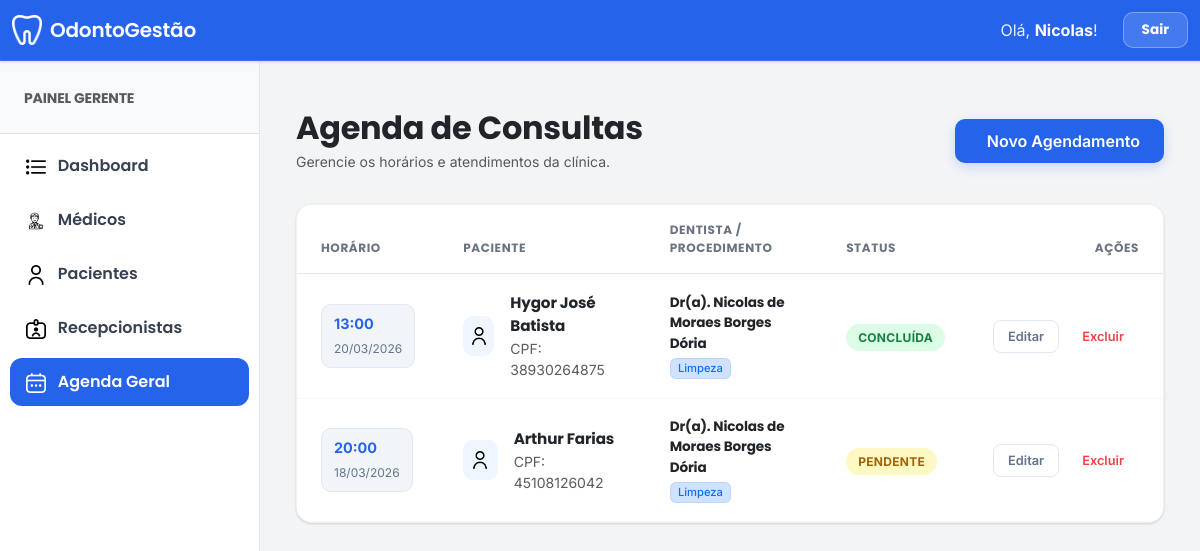
The app's page /manage_consulta/ (signed in) with its own data.
### clinica_app/models.py (models this page shows, shortened)
class CustomUser(AbstractUser):
    USER_TYPE_CHOICES = (
        ('1', 'Gerente'),
        ('2', 'Dentista'),
        ('3', 'Paciente'),
        ('4', 'Recepcionista'),
    )
    email = models.EmailField(unique=True)
    user_type = models.CharField(default='1', choices=USER_TYPE_CHOICES, max_length=1)
    first_name = models.CharField("Nome completo", max_length=150, blank=True)
    REQUIRED_FIELDS = ['email', 'first_name']

class Consulta(models.Model):
    paciente_id = models.ForeignKey(Paciente, on_delete=models.CASCADE)
    dentista_id = models.ForeignKey(Dentista, on_delete=models.CASCADE)
    procedimento_id = models.ForeignKey(Procedimento, on_delete=models.CASCADE)
    data_consulta = models.DateTimeField()
    status = models.BooleanField(default=False)

class Paciente(models.Model):
    admin = models.OneToOneField(CustomUser, on_delete=models.CASCADE)
    genero = models.CharField(max_length=50, null=True, blank=True)
    cpf = models.CharField(max_length=14, null=True, blank=True)
    telefone = models.CharField(max_length=20, null=True, blank=True)
    data_nascimento = models.DateField(null=True, blank=True)
    address = models.TextField(null=True, blank=True)
    historico_medico = models.TextField(null=True, blank=True)

class Dentista(models.Model):
    admin = models.OneToOneField(CustomUser, on_delete=models.CASCADE)
    especialidade = models.CharField(max_length=255, null=True, blank=True)
    cro = models.CharField(max_length=50, null=True, blank=True)
    address = models.TextField(null=True, blank=True)
    cpf = models.CharField(max_length=14, null=True, blank=True)
    telefone = models.CharField(max_length=20, null=True, blank=True)
    data_nascimento = models.DateField(null=True, blank=True)

class Procedimento(models.Model):
    nome = models.CharField(max_length=255)
    valor = models.DecimalField(max_digits=10, decimal_places=2)

### clinica_app/views.py (the view)
# urls.py: path('manage_consulta/', views.manage_consulta, name="manage_consulta"),
@login_required
def manage_consulta(request):
    if str(request.user.user_type) not in ["1", "4"]: return redirect('home')
    return render(request, "gerente_template/manage_consulta_template.html", {"consultas": Consulta.objects.all().order_by('-data_consulta')})

### clinica_app/templates/gerente_template/manage_consulta_template.html (shortened to what this page needs)
{% extends 'base.html' %}
{% load static %}
{% block main_content %}
<div class="container-fluid py-4 page-container">
    <div class="row page-header align-items-center">
        <div class="col-md-6">
            <h2 class="fw-bold text-dark mb-1">Agenda de Consultas</h2>
            <p class="text-muted small mb-0">Gerencie os horários e atendimentos da clínica.</p>
        </div>
        <div class="col-md-6 text-md-end mt-3 mt-md-0">
            <a href="{% url 'add_consulta' %}" class="btn btn-add">
                 Novo Agendamento
            </a>
        </div>
    </div>
    <div class="content-card">
        <div class="table-responsive">
            <table class="table table-custom mb-0">
                <thead>
                    <tr>
                        <th>Horário</th>
                        <th>Paciente</th>
                        <th>Dentista / Procedimento</th>
                        <th>Status</th>
                        <th class="text-end">Ações</th>
                    </tr>
                </thead>
                <tbody>
                    {% for c in consultas %}
                    <tr>
                        <td>
                            <div class="datetime-box">
                                <span class="time-text">{{ c.data_consulta|date:"H:i" }}</span>
                                <span class="date-text">{{ c.data_consulta|date:"d/m/Y" }}</span>
                            </div>
                        </td>
                        <td>
                            <div class="d-flex align-items-center">
                                <div class="patient-avatar me-3">
                                    <img src="{% static 'utilizador.png' %}" alt="Paciente">
                                </div>
                                <div>
                                    <div class="fw-bold text-dark" style="font-size: 0.95rem;">
                                        {{ c.paciente_id.admin.first_name }} {{ c.paciente_id.admin.last_name }}
                                    </div>
                                    <div class="text-muted small">
                                        CPF: {{ c.paciente_id.cpf|default:"---" }}
                                    </div>
                                </div>
                            </div>
                        </td>
                        <td>
                            <div class="text-dark fw-bold" style="font-size: 0.85rem;">
                                Dr(a). {{ c.dentista_id.admin.first_name|default:c.dentista_id.admin.email }}
                            </div>
                            <div class="badge bg-primary-subtle text-primary mt-1 fw-medium" style="font-size: 0.7rem; border: 1px solid rgba(37, 99, 235, 0.1);">
                                {{ c.procedimento_id.nome }}
                            </div>
                        </td>
                        <td>
                            {% if c.status %}
                                <span class="status-pill status-done">Concluída</span>
                            {% else %}
                                <span class="status-pill status-pending">Pendente</span>
                            {% endif %}
                        </td>
                        <td class="text-end">
                            <div class="d-flex justify-content-end gap-2">
                                <a href="{% url 'edit_consulta' c.id %}" class="btn btn-action-edit">
                                    Editar
                                </a>
                                <a href="{% url 'delete_consulta' c.id %}"
                                   class="btn btn-action-delete"
                                   onclick="return confirm('Deseja cancelar este agendamento?')">
                                    Excluir
                                </a>
                            </div>
                        </td>
                    </tr>
                    {% endfor %}
                </tbody>
            </table>
        </div>
    </div>
</div>
{% endblock main_content %}

### clinica_app/templates/base.html (shortened to what this page needs)
{% load static %}
<!DOCTYPE html>
<html lang="pt-br">
<head>
    <link href="https://cdn.jsdelivr.net/npm/bootstrap@5.3.0/dist/css/bootstrap.min.css" rel="stylesheet">
</head>
<body>
    {% if user.is_authenticated %}
    <nav class="navbar navbar-expand-lg">
        <div class="container-fluid">
            <a class="navbar-brand" href="#">
                <img src="{% static 'denteb.png' %}" alt="Logo" width="30" height="30" class="me-2">
                OdontoGestão
            </a>
            <div class="collapse navbar-collapse" id="navbarNav">
                <ul class="navbar-nav ms-auto align-items-center">
                    <li class="nav-item">
                        <span class="user-welcome">Olá, <span class="user-name">{{ user.first_name }}</span>!</span>
                    </li>
                    <li class="nav-item">
                        <a class="nav-link-custom" href="{% url 'logout_user' %}">Sair</a>
                    </li>
                </ul>
            </div>
        </div>
    </nav>
    {% endif %}
    <div class="main-wrapper">
        {% if user.is_authenticated %}
        <aside id="sidebar">
            <div class="p-4 border-bottom bg-light">
                <small class="text-uppercase fw-bold text-muted">
                    {% if user.user_type == '1' %}Painel Gerente
                    {% elif user.user_type == '2' %}Painel Médico
                    {% elif user.user_type == '4' %}Painel Recepção
                    {% endif %}
                </small>
            </div>
            <nav class="mt-2">
                {% with url_name=request.resolver_match.url_name %}
                {% if user.user_type == '2' %}
                    <a href="{% url 'dentista_home' %}" class="sidebar-link {% if url_name == 'dentista_home' %}active{% endif %}">
                        <img src="{% static 'computador.png' %}" width="20" class="me-2"> Meu Painel
                    </a>
                    <a href="{% url 'dentista_manage_paciente' %}" class="sidebar-link {% if url_name == 'dentista_manage_paciente' or url_name == 'view_paciente' %}active{% endif %}">
                        <img src="{% static 'utilizador.png' %}" width="20" class="me-2"> Pacientes
                    </a>
                    <a href="{% url 'add_consulta' %}" class="sidebar-link {% if url_name == 'add_consulta' %}active{% endif %}">
                        <img src="{% static 'adicionar.png' %}" width="20" class="me-2"> Agendar Consulta
                    </a>
                {% elif user.user_type == '1' %}
                    <a href="{% url 'gerente_home' %}" class="sidebar-link {% if url_name == 'gerente_home' %}active{% endif %}">
                        <img src="{% static 'lista.png' %}" width="20" class="me-2"> Dashboard
                    </a>
                    <a href="{% url 'manage_dentista' %}" class="sidebar-link {% if 'dentista' in url_name %}active{% endif %}">
                        <img src="{% static 'dentista.png' %}" width="20" class="me-2"> Médicos
                    </a>
                    <a href="{% url 'manage_paciente' %}" class="sidebar-link {% if 'paciente' in url_name %}active{% endif %}">
                        <img src="{% static 'utilizador.png' %}" width="20" class="me-2"> Pacientes
                    </a>
                    <a href="{% url 'manage_recepcionista' %}" class="sidebar-link {% if 'recepcionista' in url_name %}active{% endif %}">
                        <img src="{% static 'recepcionista.png' %}" width="20" class="me-2"> Recepcionistas
                    </a>
                    <a href="{% url 'manage_consulta' %}" class="sidebar-link {% if 'consulta' in url_name %}active{% endif %}">
                        <img src="{% static 'calendario.png' %}" width="20" class="me-2"> Agenda Geral
                    </a>
                {% endif %}
                {% endwith %}
            </nav>
        </aside>
        {% endif %}
        <main id="content-area">
            {% block main_content %}{% endblock %}
        </main>
    </div>
</body>
</html>

### clinica_app/templates/base.html (style rules this page uses)
:root { --accent: #2563eb; --accent-dark: #1d4ed8; --accent-soft: #eff6ff; --bg: #f3f4f6; --surface: #ffffff; --text: #111827; --muted: #6b7280; --border: #e5e7eb; --shadow: 0 1px 2px rgba(16, 24, 40, 0.06), 0 1px 3px rgba(16, 24, 40, 0.10); --radius: 12px; }
body { background-color: var(--bg); font-family: 'Inter', sans-serif; color: var(--text); overflow-x: hidden; }
h1, h2, h3, h4, h5, h6, .navbar-brand, .fw-bold { font-family: 'Poppins', sans-serif; font-weight: 600; letter-spacing: -0.01em; }
.navbar { background: var(--accent); border-bottom: 1px solid rgba(255, 255, 255, 0.1); box-shadow: var(--shadow); padding: 10px 0; z-index: 1030; }
.navbar-brand { color: #ffffff !important; font-size: 1.25rem; text-decoration: none; display: flex; align-items: center; }
.navbar-brand img { filter: brightness(0) invert(1); }
.user-welcome { color: rgba(255, 255, 255, 0.9); margin-right: 15px; }
.user-name { color: #ffffff; font-weight: 700; }
.nav-link-custom { font-family: 'Poppins', sans-serif; font-weight: 700; padding: 7px 18px; border-radius: 10px; background: rgba(255, 255, 255, 0.15); color: #ffffff !important; margin-left: 10px; border: 1px solid rgba(255, 255, 255, 0.3); text-decoration: none; display: inline-block; font-size: 0.85rem; transition: all 0.2s ease; }
.main-wrapper { display: flex; min-height: calc(100vh - 64px); }
#sidebar { width: 260px; background: var(--surface); border-right: 1px solid var(--border); transition: all 0.2s; }
.sidebar-link { display: block; margin: 6px 10px; padding: 12px 16px; color: #374151; text-decoration: none; font-family: 'Poppins', sans-serif; font-weight: 600; transition: 0.15s; position: relative; border-radius: 12px; }
.sidebar-link.active { background: var(--accent); color: #ffffff; }
.sidebar-link.active img { filter: brightness(0) invert(1); }
#content-area { flex: 1; padding: 24px; }

### clinica_app/templates/gerente_template/manage_consulta_template.html (style rules this page uses)
.page-container { animation: fadeIn 0.5s ease-in-out; }
.page-header { margin-bottom: 2rem; }
.btn-add { background-color: var(--accent); color: white; border: none; padding: 10px 24px; border-radius: 10px; font-weight: 600; transition: all 0.3s ease; box-shadow: 0 4px 12px rgba(37, 99, 235, 0.2); }
.content-card { background: var(--surface); border-radius: 16px; border: 1px solid rgba(0, 0, 0, 0.05); box-shadow: var(--shadow); overflow: hidden; }
.table-custom thead { background-color: #f8fafc; }
.table-custom thead th { font-family: 'Poppins', sans-serif; font-size: 0.75rem; text-transform: uppercase; letter-spacing: 0.05em; font-weight: 700; color: var(--muted); border-bottom: 1px solid var(--border); padding: 16px 24px; }
.table-custom td { padding: 18px 24px; border-bottom: 1px solid rgba(0, 0, 0, 0.03); vertical-align: middle; }
.datetime-box { background-color: #f1f5f9; padding: 8px 12px; border-radius: 10px; display: inline-block; border: 1px solid #e2e8f0; }
.time-text { color: var(--accent); font-weight: 700; display: block; font-size: 0.9rem; }
.date-text { color: #64748b; font-size: 0.75rem; }
.patient-avatar { width: 40px; height: 40px; background-color: var(--accent-soft); border-radius: 10px; display: flex; align-items: center; justify-content: center; }
.patient-avatar img { width: 18px; }
.status-pill { font-size: 0.75rem; font-weight: 700; padding: 6px 12px; border-radius: 20px; text-transform: uppercase; letter-spacing: 0.3px; }
.status-done { background-color: #dcfce7; color: #15803d; }
.status-pending { background-color: #fef9c3; color: #a16207; }
.btn-action-edit { color: #64748b; background: transparent; border: 1.5px solid #e2e8f0; padding: 6px 14px; border-radius: 8px; font-size: 0.8rem; font-weight: 600; transition: all 0.2s; }
.btn-action-delete { color: #ef4444; background: transparent; border: 1.5px solid transparent; padding: 6px 14px; border-radius: 8px; font-size: 0.8rem; font-weight: 600; transition: all 0.2s; }

### records on screen
CustomUser: first_name "Nicolas"
Consulta: data_consulta "13:00", data_consulta "20/03/2026", paciente_id.admin.first_name "Hygor José Batista", paciente_id.cpf "38930264875", dentista_id.admin.first_name "Nicolas de Moraes Borges Dória", procedimento_id.nome "Limpeza", status "CONCLUÍDA"
Consulta: data_consulta "20:00", data_consulta "18/03/2026", paciente_id.admin.first_name "Arthur Farias", paciente_id.cpf "45108126042", dentista_id.admin.first_name "Nicolas de Moraes Borges Dória", procedimento_id.nome "Limpeza", status "PENDENTE"
